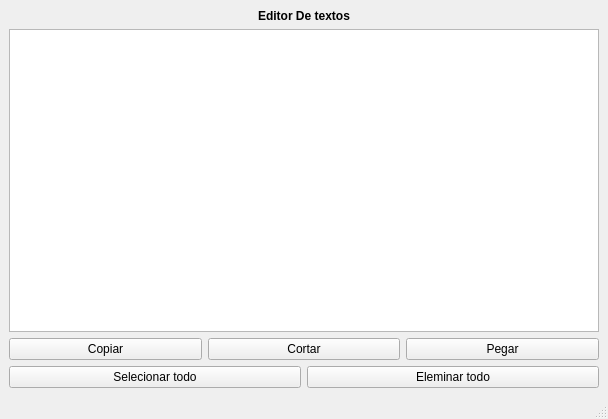
<?xml version="1.0" encoding="UTF-8"?>
<ui version="4.0">
 <class>MainWindow</class>
 <widget class="QMainWindow" name="MainWindow">
  <property name="geometry">
   <rect>
    <x>0</x>
    <y>0</y>
    <width>608</width>
    <height>419</height>
   </rect>
  </property>
  <property name="windowTitle">
   <string>MainWindow</string>
  </property>
  <widget class="QWidget" name="centralwidget">
   <layout class="QHBoxLayout" name="horizontalLayout_3">
    <item>
     <layout class="QVBoxLayout" name="verticalLayout">
      <item>
       <widget class="QLabel" name="label">
        <property name="font">
         <font>
          <italic>false</italic>
          <bold>true</bold>
         </font>
        </property>
        <property name="text">
         <string>Editor De textos</string>
        </property>
        <property name="alignment">
         <set>Qt::AlignCenter</set>
        </property>
       </widget>
      </item>
      <item>
       <widget class="QTextEdit" name="textEdit"/>
      </item>
      <item>
       <layout class="QHBoxLayout" name="horizontalLayout">
        <item>
         <widget class="QPushButton" name="pushButton_4">
          <property name="text">
           <string>Copiar</string>
          </property>
         </widget>
        </item>
        <item>
         <widget class="QPushButton" name="pushButton_3">
          <property name="text">
           <string>Cortar</string>
          </property>
         </widget>
        </item>
        <item>
         <widget class="QPushButton" name="pushButton_5">
          <property name="text">
           <string>Pegar</string>
          </property>
         </widget>
        </item>
       </layout>
      </item>
      <item>
       <layout class="QHBoxLayout" name="horizontalLayout_2">
        <item>
         <widget class="QPushButton" name="pushButton_2">
          <property name="text">
           <string>Selecionar todo</string>
          </property>
         </widget>
        </item>
        <item>
         <widget class="QPushButton" name="pushButton">
          <property name="text">
           <string>Eleminar todo</string>
          </property>
         </widget>
        </item>
       </layout>
      </item>
     </layout>
    </item>
   </layout>
  </widget>
  <widget class="QMenuBar" name="menubar">
   <property name="geometry">
    <rect>
     <x>0</x>
     <y>0</y>
     <width>608</width>
     <height>22</height>
    </rect>
   </property>
  </widget>
  <widget class="QStatusBar" name="statusbar"/>
 </widget>
 <resources/>
 <connections>
  <connection>
   <sender>pushButton_4</sender>
   <signal>clicked()</signal>
   <receiver>textEdit</receiver>
   <slot>copy()</slot>
   <hints>
    <hint type="sourcelabel">
     <x>125</x>
     <y>335</y>
    </hint>
    <hint type="destinationlabel">
     <x>140</x>
     <y>279</y>
    </hint>
   </hints>
  </connection>
  <connection>
   <sender>pushButton_3</sender>
   <signal>clicked()</signal>
   <receiver>textEdit</receiver>
   <slot>cut()</slot>
   <hints>
    <hint type="sourcelabel">
     <x>320</x>
     <y>342</y>
    </hint>
    <hint type="destinationlabel">
     <x>316</x>
     <y>299</y>
    </hint>
   </hints>
  </connection>
  <connection>
   <sender>pushButton_5</sender>
   <signal>clicked()</signal>
   <receiver>textEdit</receiver>
   <slot>paste()</slot>
   <hints>
    <hint type="sourcelabel">
     <x>503</x>
     <y>341</y>
    </hint>
    <hint type="destinationlabel">
     <x>503</x>
     <y>298</y>
    </hint>
   </hints>
  </connection>
  <connection>
   <sender>pushButton_2</sender>
   <signal>clicked()</signal>
   <receiver>textEdit</receiver>
   <slot>selectAll()</slot>
   <hints>
    <hint type="sourcelabel">
     <x>244</x>
     <y>378</y>
    </hint>
    <hint type="destinationlabel">
     <x>252</x>
     <y>288</y>
    </hint>
   </hints>
  </connection>
  <connection>
   <sender>pushButton</sender>
   <signal>clicked()</signal>
   <receiver>textEdit</receiver>
   <slot>clear()</slot>
   <hints>
    <hint type="sourcelabel">
     <x>459</x>
     <y>369</y>
    </hint>
    <hint type="destinationlabel">
     <x>464</x>
     <y>305</y>
    </hint>
   </hints>
  </connection>
 </connections>
</ui>
